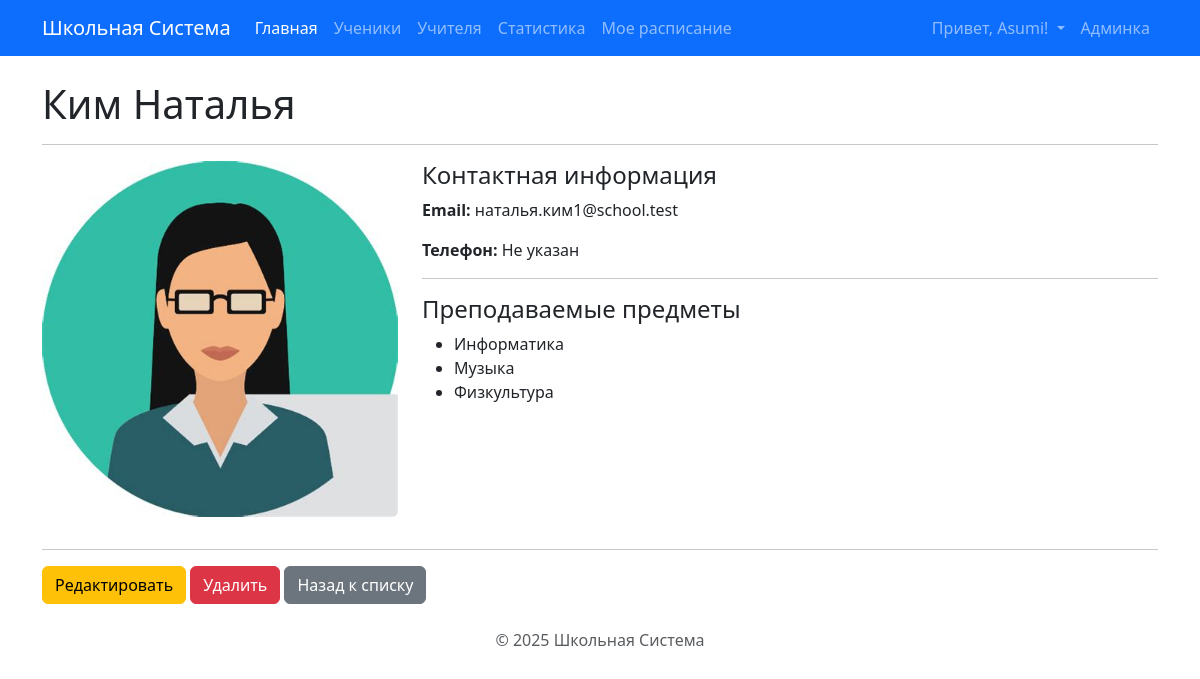
The page /teachers/5/ (signed in) on the database its author committed.
### core/models.py (models this page shows, shortened)
class Teacher(models.Model):
    first_name = models.CharField(max_length=100, verbose_name="Имя")
    last_name = models.CharField(max_length=100, verbose_name="Фамилия")
    email = models.EmailField(max_length=254, unique=True, blank=True, null=True, verbose_name="Email")
    phone_number = models.CharField(max_length=20, blank=True, null=True, verbose_name="Номер телефона")
    subjects = models.ManyToManyField(Subject, related_name='teachers', verbose_name="Предметы")
    photo = models.ImageField(upload_to='teachers_photos/', blank=True, null=True, verbose_name="Фото")
    class Meta:
        verbose_name = "Учитель"
        verbose_name_plural = "Учителя"
        ordering = ['last_name', 'first_name']

class Subject(models.Model):
    name = models.CharField(max_length=100, unique=True, verbose_name="Название предмета")
    class Meta:
        verbose_name = "Предмет"
        verbose_name_plural = "Предметы"
        ordering = ['name']

### core/views.py (the view)
# urls.py: path('teachers/<int:pk>/', views.teacher_detail, name='teacher_detail'),
@login_required
@user_passes_test(is_staff_or_teacher)
def teacher_detail(request, pk):
    teacher = get_object_or_404(
        Teacher.objects.prefetch_related('subjects'),
        pk=pk
    )
    context = {
        'teacher': teacher,
        'page_title': f'Учитель: {teacher.last_name} {teacher.first_name}',
    }
    return render(request, 'core/teacher_detail.html', context)

### core/templatetags/schedule_tags.py (called while the page is built)
@register.filter(name='in_group') # <<< Регистрируем новый фильтр
def in_group(user, group_name):
    if not user.is_authenticated:
        return False
    try:
        group = Group.objects.get(name=group_name)
        return group in user.groups.all()
    except Group.DoesNotExist:
        return False

### core/views.py (called while the page is built)
def is_staff_or_teacher(user):
    return user.is_authenticated and (user.is_staff or user.groups.filter(name='Teachers').exists())

### templates/core/teacher_detail.html (shortened to what this page needs)
{% extends "base.html" %}
{% load static %}
{% block content %}
<h1>{{ teacher.last_name }} {{ teacher.first_name }}</h1>
<hr>
 <div class="row">
    <div class="col-md-4">
        {% if teacher.photo %}
            <img src="{{ teacher.photo.url }}" alt="Фото {{ teacher.last_name }}" class="img-fluid rounded mb-3">
        {% else %}
             <img src="{% static 'images/placeholder_teacher.png' %}" alt="Нет фото" class="img-fluid rounded mb-3">
             {% endif %}
    </div>
    <div class="col-md-8">
        <h4>Контактная информация</h4>
        <p><strong>Email:</strong> {{ teacher.email|default:"Не указан" }}</p>
        <p><strong>Телефон:</strong> {{ teacher.phone_number|default:"Не указан" }}</p>
        <hr>
        <h4>Преподаваемые предметы</h4>
        <ul>
            {% for subject in teacher.subjects.all %}
                <li>{{ subject.name }}</li>
            {% empty %}
                <li>Предметы не указаны</li>
            {% endfor %}
        </ul>
    </div>
</div>
<hr>
<a href="{% url 'core:teacher_update' pk=teacher.pk %}" class="btn btn-warning">Редактировать</a> <a href="{% url 'core:teacher_delete' pk=teacher.pk %}" class="btn btn-danger">Удалить</a> <a href="{% url 'core:teacher_list' %}" class="btn btn-secondary">Назад к списку</a>
{% endblock %}

### templates/base.html (shortened to what this page needs)
{% load static %}
{% load schedule_tags %}
<!doctype html>
<html lang="ru">
<head>
  <link href="https://cdn.jsdelivr.net/npm/bootstrap@5.3.3/dist/css/bootstrap.min.css" rel="stylesheet">
</head>
<body>
  <nav class="navbar navbar-expand-lg navbar-dark bg-primary mb-4">
    <div class="container">
      <a class="navbar-brand" href="{% url 'core:index' %}">Школьная Система</a>
      <div class="collapse navbar-collapse" id="navbarNav">
        <ul class="navbar-nav me-auto mb-2 mb-lg-0">
        <li class="nav-item">
          <a class="nav-link active" aria-current="page" href="{% url 'core:index' %}">Главная</a>
        </li>
        {% if user.is_staff or user|in_group:'Teachers' %}
          <li class="nav-item">
             <a class="nav-link" href="{% url 'core:student_list' %}">Ученики</a>
          </li>
          <li class="nav-item">
             <a class="nav-link" href="{% url 'core:teacher_list' %}">Учителя</a>
          </li>
          <li class="nav-item">
             <a class="nav-link" href="{% url 'core:school_statistics' %}">Статистика</a>
          </li>
        {% endif %}
        {% if user.is_authenticated %}
        <li class="nav-item">
          <a class="nav-link" href="{% url 'core:my_schedule' %}">Мое расписание</a>
        </li>
        {% endif %}
      </ul>
        <ul class="navbar-nav ms-auto">
            {% if user.is_authenticated %}
                <li class="nav-item dropdown">
                  <a class="nav-link dropdown-toggle" href="#" id="navbarDropdownUser" role="button" data-bs-toggle="dropdown" aria-expanded="false">
                    Привет, {{ user.username }}!
                  </a>
                </li>
                 {% if user.is_staff %}
                 <li class="nav-item">
                     <a class="nav-link" href="/admin/">Админка</a>
                 </li>
                 {% endif %}
            {% endif %}
        </ul>
      </div>
    </div>
  </nav>
  <div class="container">
    {% block content %}
    {% endblock %}
  </div>
  <footer class="mt-4 text-center text-muted">
    <p>&copy; {% now "Y" %} Школьная Система</p>
  </footer>
</body>
</html>

### rows shown on the page
Teacher: last_name "Ким", first_name "Наталья", email "наталья.ким1@school.test", phone_number "Не указан"
Subject: name "Информатика"
Subject: name "Музыка"
Subject: name "Физкультура"

### other values the page prints
{{ user.username }} "Asumi"
